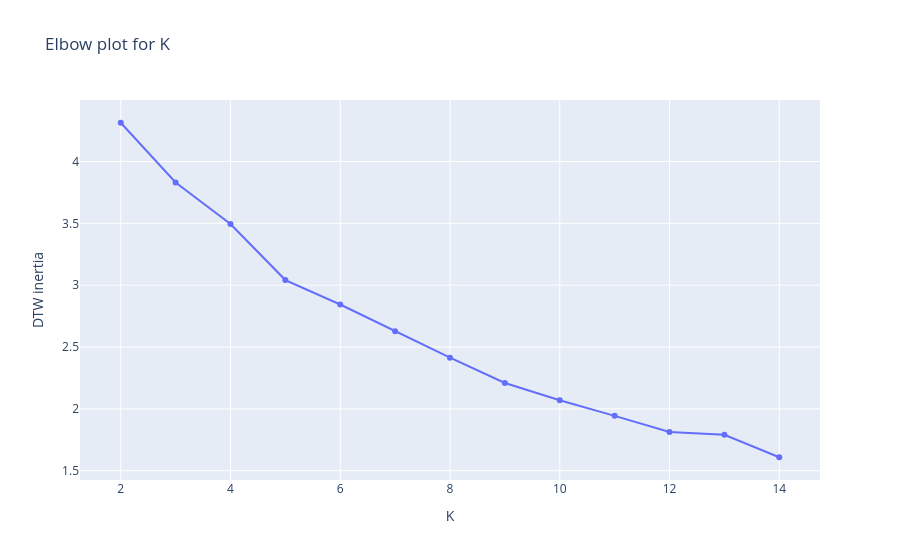

The cell this chart's notebook holds for it:
### Markdown cell above
## 3. Кластеризация `TimeSeriesKMeans`

Строим кластеризацию на $k$ кластеров для нескольких значений $k$ ([2 ... 15]) и выбираем значение $k$ по методу локтя.

### Code cell
from clasterization import build_ts_matrix, plot_elbow_curve

series_ids, X_series, max_len = build_ts_matrix(train_long_scaled)
plot_elbow_curve(X_series, k_values=range(2, 15))

### Figure 1 — Plotly figure (JSON) as saved in the notebook; plotly's stock layout.template omitted (floating-point values rounded to 4 significant figures)
{"data": [{"mode": "lines+markers", "name": "DTW inertia", "type": "scatter", "x": [2, 3, 4, 5, 6, 7, 8, 9, 10, 11, 12, 13, 14], "y": [4.313, 3.83, 3.495, 3.041, 2.844, 2.628, 2.414, 2.209, 2.07, 1.944, 1.812, 1.79, 1.609]}], "layout": {"title": {"text": "Elbow plot for K"}, "xaxis": {"title": {"text": "K"}}, "yaxis": {"title": {"text": "DTW inertia"}}}}
